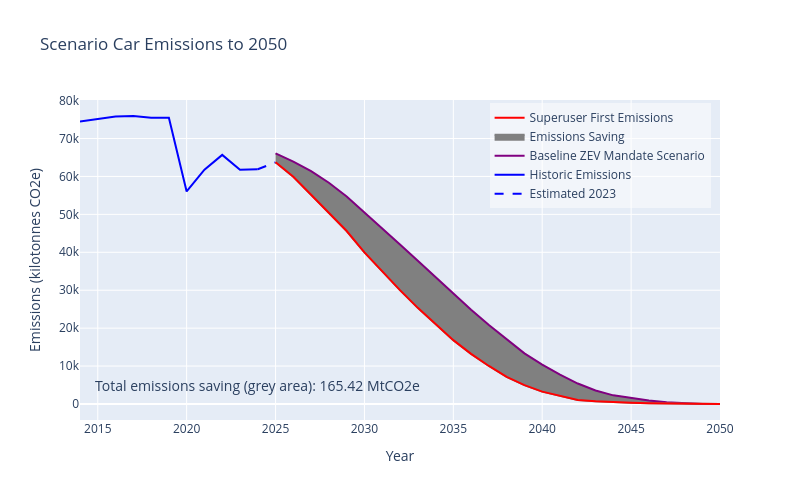

Notebook code for this chart:
### Code cell
lw = 1.5

historic_emissions = historical[['diesel_emissions', 'petrol_emissions']].resample('YS').last().sum(axis=1) / 1000000
hmf_emissions = forecast_hmf[['hmf_petrol_emissions', 'hmf_diesel_emissions']].resample('YS').last().sum(axis=1) / 1000000
baseline_emissions = forecast_hmf[['petrol_emissions', 'diesel_emissions']].resample('YS').last().sum(axis=1) / 1000000

fig = go.Figure()

fig.add_trace(go.Scatter(x=bridge_index, y=bridge_values, mode='lines', line=dict(color='blue', dash='dash'), name='Estimated 2023'))
fig.add_trace(go.Scatter(x=historic_emissions.index, y=historic_emissions, mode='lines', line=dict(color='blue'), name='Historic Emissions'))

fig.add_trace(go.Scatter(x=baseline_emissions.index, y=baseline_emissions, mode='lines', line=dict(color='purple'), name='Baseline ZEV Mandate Scenario'))

fig.add_trace(go.Scatter(
    x=baseline_emissions.index.tolist(), 
    y=hmf_emissions, 
    fill='tonexty', 
    line_color='gray',
    fillcolor='gray', 
    name='Emissions Saving'))

total_saving = round(baseline_emissions.sum() - hmf_emissions.sum(), ndigits=2)
fig.add_annotation(x='2024-01-01', y=5000, text='Total emissions saving (grey area): {} MtCO2e'.format(round(total_saving/1000, ndigits=2)), showarrow=False, font=dict(size=14))

fig.add_trace(go.Scatter(x=hmf_emissions.index, y=hmf_emissions, mode='lines', line=dict(color='red'), name='Superuser First Emissions'))

fig.update_layout(
    title='Scenario Car Emissions to 2050',
    xaxis=dict(title='Year'),
    yaxis=dict(title='Emissions (kilotonnes CO2e)'),
    legend=dict(
        # x=1, 
        # y=1, 
        yanchor="top",
        y=0.99,
        xanchor="left",
        x=0.64,
        bgcolor='rgba(255, 255, 255, 0.5)'),
    autosize=False,
    width=800,
    height=500
)

fig.write_image('plots/hmf_car_emissions.png', format='png', width=800, height=500, scale=2)
fig.write_image('plots/hmf_car_emissions.pdf')
fig.write_html("plots/test.html")

fig.show()

### Figure 1 — Plotly figure (JSON) as saved in the notebook; plotly's stock layout.template omitted (floating-point values rounded to 4 significant figures)
{"data": [{"line": {"color": "blue", "dash": "dash"}, "mode": "lines", "name": "Estimated 2023", "type": "scatter", "x": ["2024-01-01T00:00:00", "2025-01-01T00:00:00"], "y": [61890.0, 63720.0]}, {"line": {"color": "blue"}, "mode": "lines", "name": "Historic Emissions", "type": "scatter", "x": ["2014-01-01T00:00:00", "2015-01-01T00:00:00", "2016-01-01T00:00:00", "2017-01-01T00:00:00", "2018-01-01T00:00:00", "2019-01-01T00:00:00", "2020-01-01T00:00:00", "2021-01-01T00:00:00", "2022-01-01T00:00:00", "2023-01-01T00:00:00", "2024-01-01T00:00:00"], "y": [74520.0, 75190.0, 75810.0, 75940.0, 75510.0, 75480.0, 56050.0, 61780.0, 65690.0, 61780.0, 61890.0]}, {"line": {"color": "purple"}, "mode": "lines", "name": "Baseline ZEV Mandate Scenario", "type": "scatter", "x": ["2025-01-01T00:00:00", "2026-01-01T00:00:00", "2027-01-01T00:00:00", "2028-01-01T00:00:00", "2029-01-01T00:00:00", "2030-01-01T00:00:00", "2031-01-01T00:00:00", "2032-01-01T00:00:00", "2033-01-01T00:00:00", "2034-01-01T00:00:00", "2035-01-01T00:00:00", "2036-01-01T00:00:00", "2037-01-01T00:00:00", "2038-01-01T00:00:00", "2039-01-01T00:00:00", "2040-01-01T00:00:00", "2041-01-01T00:00:00", "2042-01-01T00:00:00", "2043-01-01T00:00:00", "2044-01-01T00:00:00", "2045-01-01T00:00:00", "2046-01-01T00:00:00", "2047-01-01T00:00:00", "2048-01-01T00:00:00", "2049-01-01T00:00:00", "2050-01-01T00:00:00"], "y": [66080.0, 63910.0, 61390.0, 58340.0, 54740.0, 50560.0, 46340.0, 42050.0, 37740.0, 33410.0, 29060.0, 24840.0, 20820.0, 16980.0, 13360.0, 10410.0, 7751.0, 5395.0, 3572.0, 2280.0, 1520.0, 911.9, 455.9, 152.0, 0.004499, 0.004499]}, {"fill": "tonexty", "fillcolor": "gray", "line": {"color": "gray"}, "name": "Emissions Saving", "type": "scatter", "x": ["2025-01-01T00:00:00", "2026-01-01T00:00:00", "2027-01-01T00:00:00", "2028-01-01T00:00:00", "2029-01-01T00:00:00", "2030-01-01T00:00:00", "2031-01-01T00:00:00", "2032-01-01T00:00:00", "2033-01-01T00:00:00", "2034-01-01T00:00:00", "2035-01-01T00:00:00", "2036-01-01T00:00:00", "2037-01-01T00:00:00", "2038-01-01T00:00:00", "2039-01-01T00:00:00", "2040-01-01T00:00:00", "2041-01-01T00:00:00", "2042-01-01T00:00:00", "2043-01-01T00:00:00", "2044-01-01T00:00:00", "2045-01-01T00:00:00", "2046-01-01T00:00:00", "2047-01-01T00:00:00", "2048-01-01T00:00:00", "2049-01-01T00:00:00", "2050-01-01T00:00:00"], "y": [63720.0, 59900.0, 55190.0, 50430.0, 45610.0, 40000.0, 34980.0, 30020.0, 25350.0, 21020.0, 16840.0, 13220.0, 10030.0, 7148.0, 4978.0, 3268.0, 2101.0, 1066.0, 711.1, 456.5, 305.3, 183.7, 92.03, 30.72, 0.0007641, 0.0007641]}, {"line": {"color": "red"}, "mode": "lines", "name": "Superuser First Emissions", "type": "scatter", "x": ["2025-01-01T00:00:00", "2026-01-01T00:00:00", "2027-01-01T00:00:00", "2028-01-01T00:00:00", "2029-01-01T00:00:00", "2030-01-01T00:00:00", "2031-01-01T00:00:00", "2032-01-01T00:00:00", "2033-01-01T00:00:00", "2034-01-01T00:00:00", "2035-01-01T00:00:00", "2036-01-01T00:00:00", "2037-01-01T00:00:00", "2038-01-01T00:00:00", "2039-01-01T00:00:00", "2040-01-01T00:00:00", "2041-01-01T00:00:00", "2042-01-01T00:00:00", "2043-01-01T00:00:00", "2044-01-01T00:00:00", "2045-01-01T00:00:00", "2046-01-01T00:00:00", "2047-01-01T00:00:00", "2048-01-01T00:00:00", "2049-01-01T00:00:00", "2050-01-01T00:00:00"], "y": [63720.0, 59900.0, 55190.0, 50430.0, 45610.0, 40000.0, 34980.0, 30020.0, 25350.0, 21020.0, 16840.0, 13220.0, 10030.0, 7148.0, 4978.0, 3268.0, 2101.0, 1066.0, 711.1, 456.5, 305.3, 183.7, 92.03, 30.72, 0.0007641, 0.0007641]}], "layout": {"annotations": [{"font": {"size": 14}, "showarrow": false, "text": "Total emissions saving (grey area): 165.42 MtCO2e", "x": "2024-01-01", "y": 5000}], "autosize": false, "height": 500, "legend": {"bgcolor": "rgba(255, 255, 255, 0.5)", "x": 0.64, "xanchor": "left", "y": 0.99, "yanchor": "top"}, "title": {"text": "Scenario Car Emissions to 2050"}, "width": 800, "xaxis": {"title": {"text": "Year"}}, "yaxis": {"title": {"text": "Emissions (kilotonnes CO2e)"}}}}
